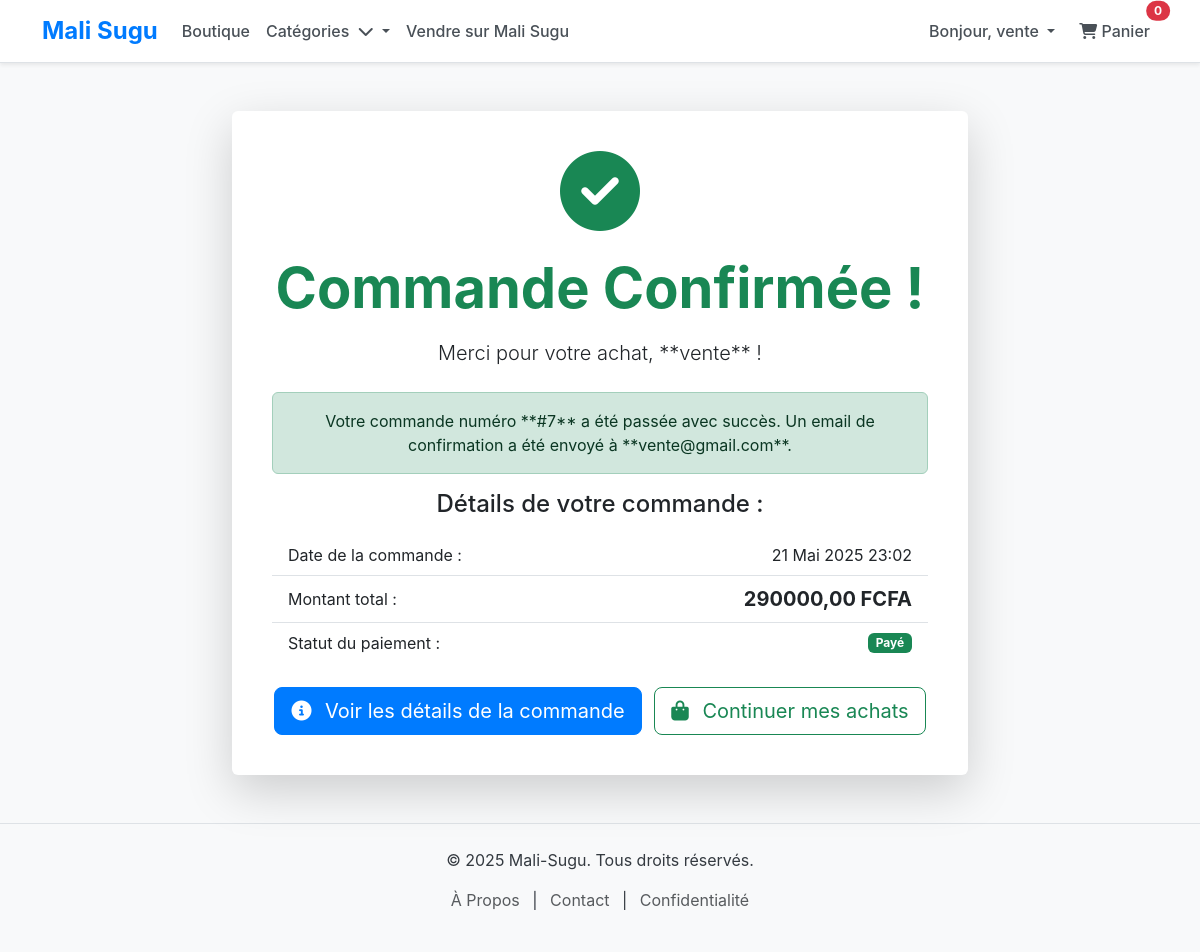
/orders/success/7/ (signed in), run on the app's committed database.
### accounts/models.py (models this page shows, shortened)
class CustomUser(AbstractUser):
    is_seller = models.BooleanField(default=False)
    class Meta:
        verbose_name = "Utilisateur Personnalisé"
        verbose_name_plural = "Utilisateurs Personnalisés"

### orders/models.py (models this page shows, shortened)
class Order(models.Model):
    user = models.ForeignKey(CustomUser, on_delete=models.SET_NULL, null=True, blank=True, related_name='orders', verbose_name="Acheteur")
    shipping_address_line1 = models.CharField(max_length=255)
    shipping_address_line2 = models.CharField(max_length=255, blank=True, null=True)
    shipping_city = models.CharField(max_length=100)
    shipping_state = models.CharField(max_length=100, blank=True, null=True) # Pour les pays avec des états/provinces
    shipping_zip_code = models.CharField(max_length=20)
    shipping_country = models.CharField(max_length=100)
    shipping_phone = models.CharField(max_length=20, blank=True, null=True)
    billing_address_line1 = models.CharField(max_length=255)
    billing_address_line2 = models.CharField(max_length=255, blank=True, null=True)
    billing_city = models.CharField(max_length=100)
    billing_state = models.CharField(max_length=100, blank=True, null=True)
    billing_zip_code = models.CharField(max_length=20)
    billing_country = models.CharField(max_length=100)
    STATUS_CHOICES = [
        ('pending', 'En attente de paiement'),
        ('processing', 'En cours de traitement'),
        ('shipped', 'Expédiée'),
        ('delivered', 'Livrée'),
        ('cancelled', 'Annulée'),
        ('refunded', 'Remboursée'),
    ]
    status = models.CharField(max_length=20, choices=STATUS_CHOICES, default='pending')
    transaction_id = models.CharField(max_length=255, blank=True, null=True, unique=True, verbose_name="ID de transaction du paiement")
    payment_method = models.CharField(max_length=50, blank=True, null=True) # Ex: Stripe, PayPal, etc.
    is_paid = models.BooleanField(default=False)
    total_amount = models.DecimalField(
        max_digits=10,
        decimal_places=2,
        verbose_name="Montant total de la commande",
        null=True,  # Permet à la colonne d'être NULL dans la base de données
        blank=True  # Permet au champ d'être vide dans les formulaires (comme l'admin)
    )
    created_at = models.DateTimeField(auto_now_add=True)
    updated_at = models.DateTimeField(auto_now=True)
    class Meta:
        verbose_name = "Commande"
        verbose_name_plural = "Commandes"
        ordering = ['-created_at']

### orders/views.py (the view)
# urls.py: path('success/<int:order_id>/', views.order_success_view, name='order_success'),
@login_required
def order_success_view(request, order_id):
    order = get_object_or_404(Order, id=order_id, user=request.user)
    return render(request, 'orders/order_success.html', {'order': order})

### my_ecommerce_project/context_processors.py (called while the page is built)
def cart_total_quantity(request):
    total_quantity = 0
    try:
        if request.user.is_authenticated:
            cart = Cart.objects.get(user=request.user)
        else:
            session_id = request.session.session_key
            if not session_id:
                request.session.save() # S'assure qu'une session existe
                session_id = request.session.session_key
            cart = Cart.objects.get(session_id=session_id)
        for item in cart.items.all():
            total_quantity += item.quantity
    except Cart.DoesNotExist:
        total_quantity = 0
    except Exception as e:
        print(f"Erreur lors du calcul de la quantité du panier : {e}")
        total_quantity = 0 # Assurez-vous que la quantité est 0 en cas d'erreur
    return {'cart_total_quantity': total_quantity}

### orders/templates/orders/order_success.html (shortened to what this page needs)
{% extends 'accounts/base.html' %}
{% load static %}
{% block content %}
<div class="container mt-5 mb-5">
    <div class="row justify-content-center">
        <div class="col-lg-8 text-center">
            <div class="card shadow-lg border-0 p-4">
                <div class="card-body">
                    <i class="fas fa-check-circle text-success display-1 mb-4"></i>
                    <h1 class="display-4 fw-bold text-success mb-3">Commande Confirmée !</h1>
                    <p class="lead mb-4">Merci pour votre achat, **{{ request.user.username|default:"Cher client" }}** !</p>
                    <div class="alert alert-success py-3" role="alert">
                        Votre commande numéro **#{{ order.id }}** a été passée avec succès.
                        Un email de confirmation a été envoyé à **{{ request.user.email|default:"votre adresse email" }}**.
                    </div>
                    <h4 class="mb-3">Détails de votre commande :</h4>
                    <ul class="list-group list-group-flush mb-4">
                        <li class="list-group-item d-flex justify-content-between align-items-center">
                            Date de la commande :
                            <span>{{ order.created_at|date:"d M Y H:i" }}</span>
                        </li>
                        <li class="list-group-item d-flex justify-content-between align-items-center">
                            Montant total :
                            <span class="fw-bold fs-5">{{ order.total_amount|floatformat:2 }} FCFA</span>
                        </li>
                        <li class="list-group-item d-flex justify-content-between align-items-center">
                            Statut du paiement :
                            {% if order.is_paid %}
                                <span class="badge bg-success">Payé</span>
                            {% else %}
                                <span class="badge bg-danger">Non Payé</span>
                            {% endif %}
                        </li>
                    </ul>
                    <div class="d-grid gap-3 d-md-block">
                        <a href="{% url 'orders:order_detail' order_id=order.id %}" class="btn btn-primary btn-lg me-md-2 mb-2 mb-md-0"><i class="fas fa-info-circle me-2"></i> Voir les détails de la commande</a>
                        <a href="{% url 'products:product_list' %}" class="btn btn-outline-success btn-lg"><i class="fas fa-shopping-bag me-2"></i> Continuer mes achats</a>
                    </div>
                </div>
            </div>
        </div>
    </div>
</div>
{% endblock %}

### accounts/templates/accounts/base.html (shortened to what this page needs)
<!DOCTYPE html>
<html lang="fr">
<head>
    <link href="https://cdn.jsdelivr.net/npm/bootstrap@5.3.3/dist/css/bootstrap.min.css" rel="stylesheet">
    <link rel="stylesheet" href="https://cdnjs.cloudflare.com/ajax/libs/font-awesome/6.5.2/css/all.min.css" />
    {% load static %}
    <link rel="stylesheet" href="{% static 'css/style.css' %}">
</head>
<body>
    <header>
        <nav class="navbar navbar-expand-lg navbar-light bg-white border-bottom shadow-sm">
            <div class="container">
                <a class="navbar-brand fw-bold fs-4 text-primary" href="{% url 'home' %}">Mali Sugu</a>
                <div class="collapse navbar-collapse" id="navbarNav">
                    <ul class="navbar-nav me-auto mb-2 mb-lg-0">
                        <li class="nav-item">
                            <a class="nav-link" href="{% url 'products:product_list' %}">Boutique</a>
                        </li>
                        <li class="nav-item dropdown">
                            <a class="nav-link dropdown-toggle" href="#" id="navbarDropdownCategories" role="button" data-bs-toggle="dropdown" aria-expanded="false">
                                Catégories
                                <i class="fas fa-chevron-down ms-1"></i>
                            </a>
                        </li>
                        <li class="nav-item">
                            <a class="nav-link" href="{% url 'vendors:vendor_dashboard' %}">Vendre sur Mali Sugu</a>
                        </li>
                    </ul>
                    <ul class="navbar-nav ms-auto">
                        {% if request.user.is_authenticated %}
                            <li class="nav-item dropdown">
                                <a class="nav-link dropdown-toggle" href="#" id="navbarDropdownUser" role="button" data-bs-toggle="dropdown" aria-expanded="false">
                                    Bonjour, {{ request.user.username }}
                                </a>
                            </li>
                        {% endif %}
                        <li class="nav-item ms-2">
                            <a class="nav-link btn btn-outline-dark position-relative" href="{% url 'cart:cart_detail' %}">
                                <i class="fas fa-shopping-cart"></i> Panier
                                <span class="position-absolute top-0 start-100 translate-middle badge rounded-pill bg-danger" id="cart-count">
                                    {% if cart and cart.items %}
                                        {{ cart.get_total_items }}
                                    {% else %}
                                        0
                                    {% endif %}
                                </span>
                            </a>
                        </li>
                    </ul>
                </div>
            </div>
        </nav>
    </header>
    <main>
        {% block content %}{% endblock %}
    </main>
    <footer class="bg-light py-4 mt-5 border-top">
        <div class="container text-center">
            <p>&copy; 2025 Mali-Sugu. Tous droits réservés.</p>
            <p>
                <a href="{% url 'accounts:about' %}" class="text-muted text-decoration-none mx-2">À Propos</a> |
                <a href="{% url 'accounts:contact' %}" class="text-muted text-decoration-none mx-2">Contact</a> |
                <a href="#" class="text-muted text-decoration-none mx-2">Confidentialité</a>
            </p>
        </div>
    </footer>
</body>
</html>

### static/css/style.css (style rules this page uses)
body { font-family: 'Inter', sans-serif; background-color: #f8f9fa; color: #343a40; }
.navbar { border-bottom: 1px solid rgba(0,0,0,.05); }
.navbar-brand { font-weight: 700; font-size: 1.8rem; color: #007bff !important; }
.navbar .nav-link { font-weight: 500; color: #495057 !important; }
.btn-primary { background-color: #007bff; border-color: #007bff; }
footer { background-color: #f0f2f5; border-top: 1px solid #e9ecef; }
footer a { color: #6c757d; text-decoration: none; }

### data on the page
CustomUser: user.username "vente", user.email "vente@gmail.com"
Order: id "7", created_at "21 Mai 2025 23:02", total_amount "290000,00"
